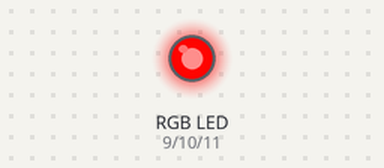
A sketch run on a simulated Arduino Uno, built with avr-gcc and run on an emulated ATmega328P. On the bench: an RGB LED mixed from three pins (HIGH = lit). Dim RGB values are drawn brighter than linear.

Above: at 0.05 s.
At 0.9 s:
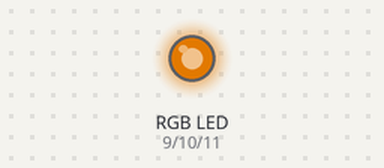
At 1.8 s:
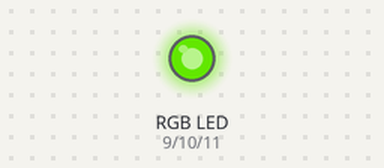
At 3.6 s:
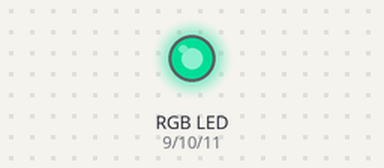
At 5.4 s:
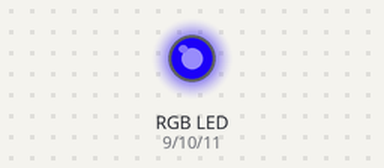
At 7.2 s:
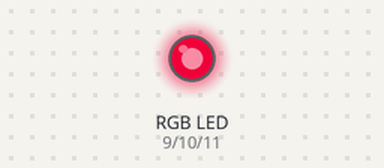
Timing chart, 0 to 10.0 s (numbered marks = the images above):
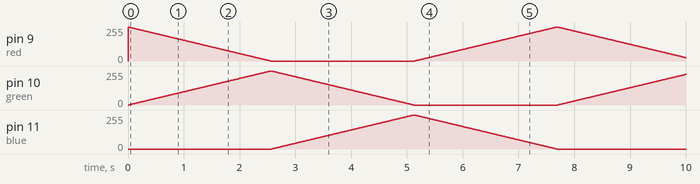

The sketch:

RGB_Mix.ino
```cpp
int red = 9;
int green = 10;
int blue = 11;
void setup(){
  pinMode(red, OUTPUT);
  pinMode(blue, OUTPUT);
  pinMode(green, OUTPUT);
}
void loop(){
  fader(red,green);
  fader(green,blue);
  fader(blue, red);
}
void fader(int color1, int color2){
    for (int brightness=0;brightness<256;brightness++){
        analogWrite(color1, 255-brightness);
        analogWrite(color2, brightness);
        delay(10);
    }
}
```
